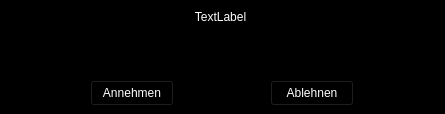
<?xml version="1.0" encoding="UTF-8"?>
<ui version="4.0">
 <class>Form</class>
 <widget class="QWidget" name="Form">
  <property name="geometry">
   <rect>
    <x>0</x>
    <y>0</y>
    <width>445</width>
    <height>114</height>
   </rect>
  </property>
  <property name="windowTitle">
   <string>Form</string>
  </property>
  <property name="styleSheet">
   <string notr="true">color: rgb(255, 255, 255);
background-color: rgb(0, 0, 0);</string>
  </property>
  <widget class="QLabel" name="warningLabel">
   <property name="geometry">
    <rect>
     <x>10</x>
     <y>10</y>
     <width>421</width>
     <height>71</height>
    </rect>
   </property>
   <property name="text">
    <string>TextLabel</string>
   </property>
   <property name="alignment">
    <set>Qt::AlignHCenter|Qt::AlignTop</set>
   </property>
  </widget>
  <widget class="QPushButton" name="annehmenButton">
   <property name="geometry">
    <rect>
     <x>90</x>
     <y>80</y>
     <width>84</width>
     <height>26</height>
    </rect>
   </property>
   <property name="styleSheet">
    <string notr="true">color: rgb(255, 255, 255);
background-color: rgb(0, 0, 0);</string>
   </property>
   <property name="text">
    <string>Annehmen</string>
   </property>
  </widget>
  <widget class="QPushButton" name="ablehnenButton">
   <property name="geometry">
    <rect>
     <x>270</x>
     <y>80</y>
     <width>84</width>
     <height>26</height>
    </rect>
   </property>
   <property name="styleSheet">
    <string notr="true">color: rgb(255, 255, 255);
background-color: rgb(0, 0, 0);</string>
   </property>
   <property name="text">
    <string>Ablehnen</string>
   </property>
  </widget>
 </widget>
 <resources/>
 <connections/>
</ui>
